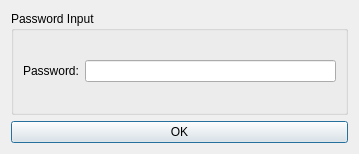
<?xml version="1.0" encoding="UTF-8"?>
<ui version="4.0">
 <class>password</class>
 <widget class="QDialog" name="password">
  <property name="geometry">
   <rect>
    <x>0</x>
    <y>0</y>
    <width>359</width>
    <height>154</height>
   </rect>
  </property>
  <property name="sizePolicy">
   <sizepolicy hsizetype="Fixed" vsizetype="Fixed">
    <horstretch>0</horstretch>
    <verstretch>0</verstretch>
   </sizepolicy>
  </property>
  <property name="minimumSize">
   <size>
    <width>359</width>
    <height>154</height>
   </size>
  </property>
  <property name="maximumSize">
   <size>
    <width>359</width>
    <height>154</height>
   </size>
  </property>
  <property name="windowTitle">
   <string>Password Cipher</string>
  </property>
  <property name="windowIcon">
   <iconset resource="fobsresources/fobsresources.qrc">
    <normaloff>:/fobsicons/fobs.ico</normaloff>:/fobsicons/fobs.ico</iconset>
  </property>
  <layout class="QVBoxLayout" name="verticalLayout">
   <item>
    <widget class="QGroupBox" name="groupBox">
     <property name="title">
      <string>Password Input</string>
     </property>
     <layout class="QVBoxLayout" name="verticalLayout_2">
      <item>
       <layout class="QHBoxLayout" name="horizontalLayout">
        <item>
         <widget class="QLabel" name="passwordDescription">
          <property name="text">
           <string>Password:</string>
          </property>
          <property name="scaledContents">
           <bool>false</bool>
          </property>
         </widget>
        </item>
        <item>
         <widget class="QLineEdit" name="passwordInput">
          <property name="echoMode">
           <enum>QLineEdit::Password</enum>
          </property>
         </widget>
        </item>
       </layout>
      </item>
     </layout>
    </widget>
   </item>
   <item>
    <widget class="QPushButton" name="pushButton">
     <property name="text">
      <string>OK</string>
     </property>
    </widget>
   </item>
  </layout>
 </widget>
 <resources>
  <include location="fobsresources/fobsresources.qrc"/>
 </resources>
 <connections/>
</ui>
